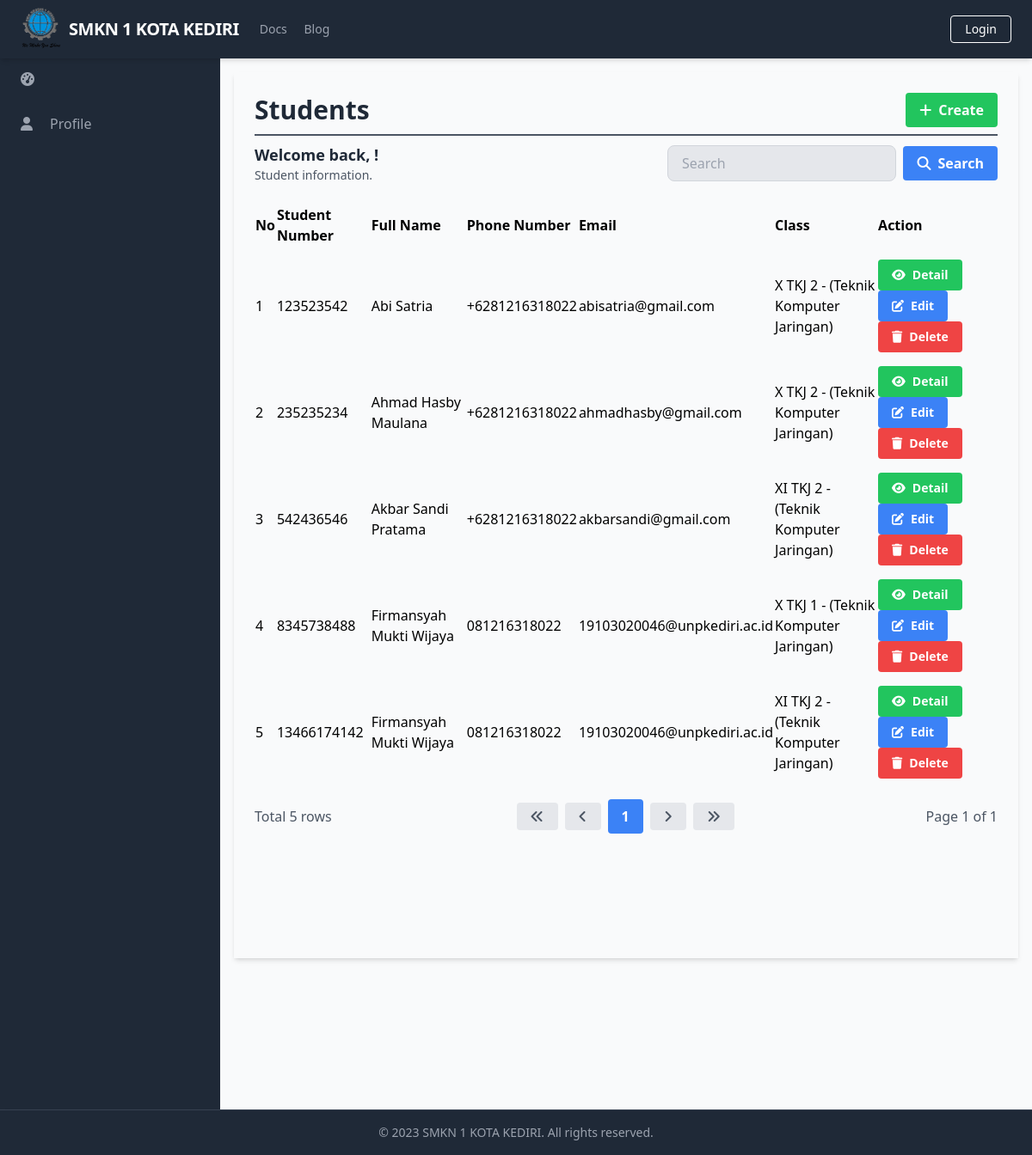
/manage_students/manage_students_list.php, run on the app's committed database.
### tables this page shows
CREATE TABLE `Students` (
  `StudentID` int(11) NOT NULL,
  `StudentNumber` varchar(20) DEFAULT NULL,
  `Religion` varchar(20) DEFAULT NULL,
  `ParentGuardianFullName` varchar(100) DEFAULT NULL,
  `ParentGuardianAddress` varchar(256) DEFAULT NULL,
  `ParentGuardianPhoneNumber` varchar(20) DEFAULT NULL,
  `ParentGuardianEmail` varchar(100) DEFAULT NULL,
  `ClassID` int(11) DEFAULT NULL,
  `UserID` int(11) DEFAULT NULL
);

CREATE TABLE `Users` (
  `UserID` int(11) NOT NULL,
  `Username` varchar(50) NOT NULL,
  `Password` varchar(255) NOT NULL,
  `Email` varchar(100) NOT NULL,
  `FullName` varchar(100) DEFAULT NULL,
  `DateOfBirth` date DEFAULT NULL,
  `Gender` varchar(10) DEFAULT NULL,
  `Address` text DEFAULT NULL,
  `PhoneNumber` varchar(20) DEFAULT NULL,
  `RoleID` int(11) DEFAULT NULL,
  `AccountCreationDate` timestamp NOT NULL DEFAULT current_timestamp() ON UPDATE current_timestamp(),
  `LastLogin` datetime DEFAULT NULL,
  `AccountStatus` varchar(20) DEFAULT NULL,
  `ProfilePictureURL` varchar(255) DEFAULT NULL,
  `ActivationStatus` varchar(20) DEFAULT NULL
);

CREATE TABLE `Classes` (
  `ClassID` int(11) NOT NULL,
  `ClassName` varchar(50) DEFAULT NULL,
  `EducationLevel` varchar(20) DEFAULT NULL,
  `HomeroomTeacher` varchar(50) DEFAULT NULL,
  `Curriculum` varchar(50) DEFAULT NULL,
  `AcademicYear` varchar(20) DEFAULT NULL,
  `ClassCode` varchar(20) DEFAULT NULL
);

### database/connection.php (called while the page is built, shortened)
<?php
$baseUrl = "http://localhost/final_project_aziz_2023/";

### public/manage_students/manage_students_list.php (the view, shortened to what this page needs)
<?php
require_once('../../database/connection.php');
?>
<?php include_once('../components/header.php'); ?>
<div class="h-screen flex flex-col">
  <?php include('../components/navbar.php'); ?>
  <div class="flex-grow bg-gray-50 flex flex-row shadow-md">
    <?php include('../components/sidebar.php'); ?>
    <main class="bg-gray-50 flex flex-col flex-1 overflow-y-scroll h-screen flex-shrink-0 sc-hide pb-40">
      <div class="flex items-start justify-start p-6 shadow-md m-4 flex-1 flex-col">
        <div class="flex flex-row justify-between items-center w-full border-b-2 border-gray-600 mb-2 pb-2">
          <h1 class="text-3xl text-gray-800 font-semibold w-full">Students</h1>
          <div class="flex flex-row justify-end items-center">
            <a href="<?php echo $baseUrl; ?>public/manage_students/manage_students_create.php" class="bg-green-500 hover-bg-green-700 text-white font-bold py-2 px-4 rounded inline-flex items-center">
              <i class="fas fa-plus mr-2"></i>
              <span>Create</span>
            </a>
          </div>
        </div>
        <div class="flex flex-col w-full">
          <div class="flex flex-row justify-between items-center w-full mb-2 pb-2">
            <div>
              <h2 class="text-lg text-gray-800 font-semibold">Welcome back, <?php echo $_SESSION['FullName']; ?>!</h2>
              <p class="text-gray-600 text-sm">Student information.</p>
            </div>
            <form class="flex items-center justify-end space-x-2 w-96">
              <input type="text" name="search" class="bg-gray-200 focus-bg-white focus-outline-none border border-gray-300 rounded-lg py-2 px-4 block w-full appearance-none leading-normal" placeholder="Search" value="<?php echo isset($_GET['search']) ? $_GET['search'] : ''; ?>">
              <button type="submit" class="bg-blue-500 hover-bg-blue-700 text-white font-bold py-2 px-4 rounded space-x-2 inline-flex items-center">
                <i class="fas fa-search"></i>
                <span>Search</span>
              </button>
            </form>
          </div>
          <table class="min-w-full">
            <thead>
              <tr>
                <th class="text-left py-2">No</th>
                <th class="text-left py-2">Student Number</th>
                <th class="text-left py-2">Full Name</th>
                <th class="text-left py-2">Phone Number</th>
                <th class="text-left py-2">Email</th>
                <th class="text-left py-2">Class</th>
                <th class="text-left py-2">Action</th>
              </tr>
            </thead>
            <tbody>
              <?php
              $searchTerm = isset($_GET['search']) ? $_GET['search'] : '';
              $page = isset($_GET['page']) ? $_GET['page'] : 1;
              $query = "SELECT Students.StudentID, Students.StudentNumber, Users.FullName, Users.PhoneNumber, Users.Email, Classes.ClassName
                        FROM Students
                        INNER JOIN Users ON Students.UserID = Users.UserID
                        LEFT JOIN Classes ON Students.ClassID = Classes.ClassID
                        WHERE Students.StudentNumber LIKE '%$searchTerm%'
                        OR Users.FullName LIKE '%$searchTerm%'
                        OR Users.PhoneNumber LIKE '%$searchTerm%'
                        OR Users.Email LIKE '%$searchTerm%'
                        LIMIT 15 OFFSET " . ($page - 1) * 15;
              $result = $conn->query($query);
              $queryCount = "SELECT COUNT(*) AS count
                             FROM Students
                             INNER JOIN Users ON Students.UserID = Users.UserID
                             LEFT JOIN Classes ON Students.ClassID = Classes.ClassID
                             WHERE Students.StudentNumber LIKE '%$searchTerm%'";
              $resultCount = $conn->query($queryCount);
              $rowCount = $resultCount->fetch_assoc()['count'];
              $totalPage = ceil($rowCount / 15);
              $no = 1;
              while ($row = $result->fetch_assoc()) {
              ?>
                <tr>
                  <td class="py-2"><?php echo $no++; ?></td>
                  <td class="py-2"><?php echo $row['StudentNumber']; ?></td>
                  <td class="py-2"><?php echo $row['FullName']; ?></td>
                  <td class="py-2"><?php echo $row['PhoneNumber']; ?></td>
                  <td class="py-2"><?php echo $row['Email']; ?></td>
                  <td class="py-2"><?php echo $row['ClassName']; ?></td>
                  <td class='py-2'>
                    <a href="<?php echo $baseUrl; ?>public/manage_students/manage_students_detail.php?id=<?php echo $row['StudentID'] ?>" class='bg-green-500 hover-bg-green-700 text-white font-bold py-2 px-4 rounded inline-flex items-center text-sm'>
                      <i class='fas fa-eye mr-2'></i>
                      <span>Detail</span>
                    </a>
                    <a href="<?php echo $baseUrl; ?>public/manage_students/manage_students_update.php?id=<?php echo $row['StudentID'] ?>" class='bg-blue-500 hover-bg-blue-700 text-white font-bold py-2 px-4 rounded inline-flex items-center text-sm'>
                      <i class='fas fa-edit mr-2'></i>
                      <span>Edit</span>
                    </a>
                    <a href="#" onclick="confirmDelete(<?php echo $row['StudentID']; ?>)" class='bg-red-500 hover-bg-red-700 text-white font-bold py-2 px-4 rounded inline-flex items-center text-sm'>
                      <i class='fas fa-trash mr-2'></i>
                      <span>Delete</span>
                    </a>
                  </td>
                </tr>
              <?php
              }
              ?>
            </tbody>
          </table>
          <div class="flex flex-row justify-between items-center w-full mt-4">
            <div class="flex flex-row justify-start items-center">
              <span class="text-gray-600">Total <?php echo $rowCount; ?> rows</span>
            </div>
            <div class="flex flex-row justify-end items-center space-x-2">
              <a href="?page=1&search=<?php echo $searchTerm; ?>" class="bg-gray-200 hover-bg-gray-300 text-gray-600 font-bold py-2 px-4 rounded inline-flex items-center">
                <i class="fas fa-angle-double-left"></i>
              </a>
              <a href="?page=<?php if ($page == 1) {
                                echo $page;
                              } else {
                                echo $page - 1;
                              } ?>&search=<?php echo $searchTerm; ?>" class="bg-gray-200 hover-bg-gray-300 text-gray-600 font-bold py-2 px-4 rounded inline-flex items-center">
                <i class="fas fa-angle-left"></i>
              </a>
              <?php
              $startPage = $page - 2;
              $endPage = $page + 2;
              if ($startPage < 1) {
                $endPage += abs($startPage) + 1;
                $startPage = 1;
              }
              if ($endPage > $totalPage) {
                $startPage -= $endPage - $totalPage;
                $endPage = $totalPage;
              }
              if ($startPage < 1) {
                $startPage = 1;
              }
              for ($i = $startPage; $i <= $endPage; $i++) {
                if ($i == $page) {
                  echo "<a href='?page=$i&search=$searchTerm' class='bg-blue-500 hover-bg-blue-700 text-white font-bold py-2 px-4 rounded inline-flex items-center'>$i</a>";
                } else {
                  echo "<a href='?page=$i&search=$searchTerm' class='bg-gray-200 hover-bg-gray-300 text-gray-600 font-bold py-2 px-4 rounded inline-flex items-center'>$i</a>";
                }
              }
              ?>
              <a href="?page=<?php if ($page == $totalPage) {
                                echo $page;
                              } else {
                                echo $page + 1;
                              } ?>&search=<?php echo $searchTerm; ?>" class="bg-gray-200 hover-bg-gray-300 text-gray-600 font-bold py-2 px-4 rounded inline-flex items-center">
                <i class="fas fa-angle-right"></i>
              </a>
              <a href="?page=<?php echo $totalPage; ?>&search=<?php echo $searchTerm; ?>" class="bg-gray-200 hover-bg-gray-300 text-gray-600 font-bold py-2 px-4 rounded inline-flex items-center">
                <i class="fas fa-angle-double-right"></i>
              </a>
            </div>
            <div class="flex flex-row justify-end items-center ml-2">
              <span class="text-gray-600">Page <?php echo $page; ?> of <?php echo $totalPage; ?></span>
            </div>
          </div>
        </div>
    </main>
  </div>
  <?php include('../components/footer.php'); ?>
</div>
</body>
</html>

### data on the page
students: StudentNumber "123523542", UserID.FullName "Abi Satria", UserID.PhoneNumber "+6281216318022", UserID.Email "abisatria@gmail.com", ClassID.ClassName "X TKJ 2 - (Teknik Komputer Jaringan)"
students: StudentNumber "235235234", UserID.FullName "Ahmad Hasby Maulana", UserID.PhoneNumber "+6281216318022", UserID.Email "ahmadhasby@gmail.com", ClassID.ClassName "X TKJ 2 - (Teknik Komputer Jaringan)"
students: StudentNumber "542436546", UserID.FullName "Akbar Sandi Pratama", UserID.PhoneNumber "+6281216318022", UserID.Email "akbarsandi@gmail.com", ClassID.ClassName "XI TKJ 2 - (Teknik Komputer Jaringan)"
students: StudentNumber "8345738488", UserID.FullName "Firmansyah Mukti Wijaya", UserID.PhoneNumber "081216318022", UserID.Email "19103020046@unpkediri.ac.id", ClassID.ClassName "X TKJ 1 - (Teknik Komputer Jaringan)"
students: StudentNumber "13466174142", UserID.FullName "Firmansyah Mukti Wijaya", UserID.PhoneNumber "081216318022", UserID.Email "19103020046@unpkediri.ac.id", ClassID.ClassName "XI TKJ 2 - (Teknik Komputer Jaringan)"

### other printed values
$baseTitle "SMKN 1 KOTA KEDIRI"
$rowCount "5"
$page "1"
$totalPage "1"
